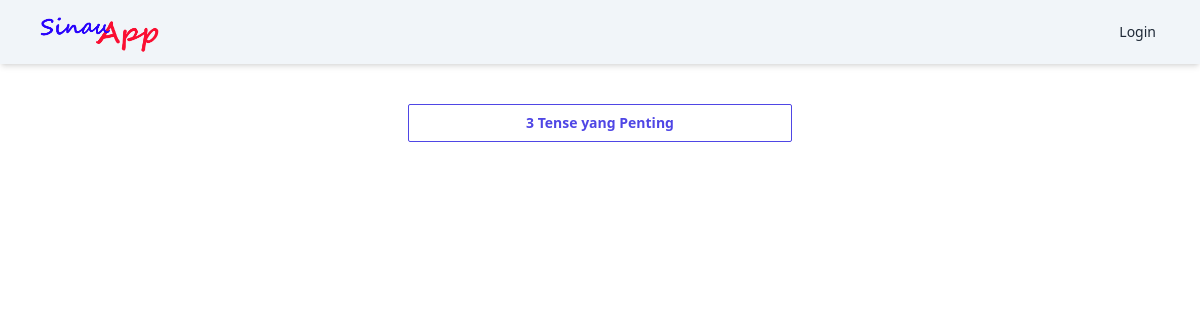
The app's page /posts/, older data.
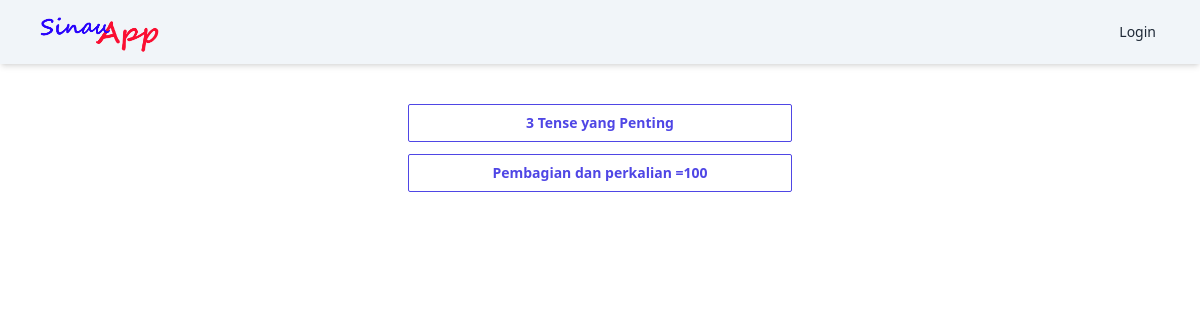
The same page, newer data.
### blog/models.py (models this page shows, shortened)
class Post(models.Model):
  title = models.CharField(max_length=255)
  image_satu = models.ImageField(upload_to='posts/', null=True, blank=True)
  content_satu = CKEditor5Field(blank=True, null=True)
  image_dua = models.ImageField(upload_to='posts/', null=True, blank=True)
  content_dua = CKEditor5Field(blank=True, null=True)
  image_tiga = models.ImageField(upload_to='posts/', null=True, blank=True)
  content_tiga = CKEditor5Field(blank=True, null=True)
  created = models.DateTimeField(auto_now_add=True)

### blog/views.py (the view)
# urls.py: path('', views.post_view, name='posts'),
def post_view(request):
  posts = Post.objects.all()
  return render(request, 'posts/index.html', {'posts': posts})

### templates/posts/index.html (shortened to what this page needs)
{% extends "base.html" %}
{% block content %}
<div class="flex justify-center mt-8">
  <div class="w-full p-2 md:w-[400px]">
            {% for post in posts %}
              <a  href="{% url "post_detail" post.id %}" >
                <div class="border border-indigo-600 text-sm font-semibold px-2 py-2 rounded-sm text-indigo-600 hover:bg-indigo-600 hover:text-white w-full text-center mb-3">{{post.title}}</div>
              </a>
            {% endfor %}
  </div>
</div>
{% endblock content %}

Row changes from the older to the newer data that the page shows:
added Post: title "Pembagian dan perkalian =100"
